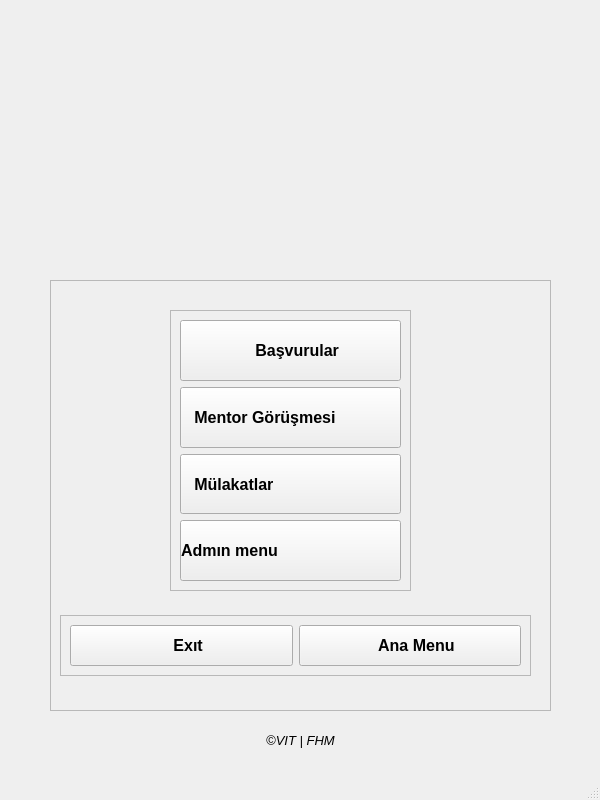
<?xml version="1.0" encoding="UTF-8"?>
<ui version="4.0">
 <class>TercihMenu</class>
 <widget class="QMainWindow" name="TercihMenu">
  <property name="geometry">
   <rect>
    <x>0</x>
    <y>0</y>
    <width>600</width>
    <height>800</height>
   </rect>
  </property>
  <property name="sizePolicy">
   <sizepolicy hsizetype="Preferred" vsizetype="Preferred">
    <horstretch>0</horstretch>
    <verstretch>0</verstretch>
   </sizepolicy>
  </property>
  <property name="minimumSize">
   <size>
    <width>600</width>
    <height>800</height>
   </size>
  </property>
  <property name="windowTitle">
   <string>MainWindow</string>
  </property>
  <widget class="QWidget" name="centralwidget">
   <widget class="QFrame" name="frame_3">
    <property name="geometry">
     <rect>
      <x>50</x>
      <y>280</y>
      <width>501</width>
      <height>431</height>
     </rect>
    </property>
    <property name="frameShape">
     <enum>QFrame::StyledPanel</enum>
    </property>
    <property name="frameShadow">
     <enum>QFrame::Raised</enum>
    </property>
    <widget class="QPushButton" name="Kapat_butonu_2">
     <property name="geometry">
      <rect>
       <x>80</x>
       <y>420</y>
       <width>45</width>
       <height>45</height>
      </rect>
     </property>
     <property name="font">
      <font>
       <pointsize>12</pointsize>
       <weight>75</weight>
       <bold>true</bold>
      </font>
     </property>
     <property name="toolTip">
      <string>Uygulamadan cikar!</string>
     </property>
     <property name="whatsThis">
      <string/>
     </property>
     <property name="styleSheet">
      <string notr="true">background-color: transparent;
background: none;
border: none;
background-repeat: none;</string>
     </property>
     <property name="text">
      <string/>
     </property>
     <property name="icon">
      <iconset>
       <normaloff>../CRM_project/kapat.png</normaloff>../CRM_project/kapat.png</iconset>
     </property>
     <property name="iconSize">
      <size>
       <width>48</width>
       <height>48</height>
      </size>
     </property>
    </widget>
    <widget class="QPushButton" name="geriButonu">
     <property name="geometry">
      <rect>
       <x>450</x>
       <y>420</y>
       <width>51</width>
       <height>51</height>
      </rect>
     </property>
     <property name="toolTip">
      <string>Giriş sayfasına geri döner</string>
     </property>
     <property name="styleSheet">
      <string notr="true">background-color: transparent;
background: none;
border: none;
background-repeat: none;</string>
     </property>
     <property name="text">
      <string/>
     </property>
     <property name="icon">
      <iconset>
       <normaloff>../CRM_project/geri_tusu.png</normaloff>../CRM_project/geri_tusu.png</iconset>
     </property>
     <property name="iconSize">
      <size>
       <width>56</width>
       <height>56</height>
      </size>
     </property>
    </widget>
    <widget class="QFrame" name="frame_2">
     <property name="geometry">
      <rect>
       <x>10</x>
       <y>335</y>
       <width>471</width>
       <height>61</height>
      </rect>
     </property>
     <property name="frameShape">
      <enum>QFrame::StyledPanel</enum>
     </property>
     <property name="frameShadow">
      <enum>QFrame::Raised</enum>
     </property>
     <layout class="QHBoxLayout" name="horizontalLayout">
      <item>
       <widget class="QPushButton" name="cikisButonu">
        <property name="minimumSize">
         <size>
          <width>1</width>
          <height>1</height>
         </size>
        </property>
        <property name="maximumSize">
         <size>
          <width>300</width>
          <height>100</height>
         </size>
        </property>
        <property name="font">
         <font>
          <pointsize>12</pointsize>
          <weight>75</weight>
          <bold>true</bold>
         </font>
        </property>
        <property name="styleSheet">
         <string notr="true">text-align: left; /* Metni sola hizala */
       ui-&gt;setupUi(this);

</string>
        </property>
        <property name="text">
         <string>   Exıt</string>
        </property>
       </widget>
      </item>
      <item>
       <widget class="QPushButton" name="anaMenuButonu">
        <property name="minimumSize">
         <size>
          <width>1</width>
          <height>1</height>
         </size>
        </property>
        <property name="maximumSize">
         <size>
          <width>300</width>
          <height>100</height>
         </size>
        </property>
        <property name="font">
         <font>
          <pointsize>12</pointsize>
          <weight>75</weight>
          <bold>true</bold>
         </font>
        </property>
        <property name="styleSheet">
         <string notr="true">text-align: left; /* Metni sola hizala */
       ui-&gt;setupUi(this);

</string>
        </property>
        <property name="text">
         <string>   Ana Menu</string>
        </property>
       </widget>
      </item>
     </layout>
    </widget>
    <widget class="QFrame" name="frame">
     <property name="geometry">
      <rect>
       <x>120</x>
       <y>30</y>
       <width>241</width>
       <height>281</height>
      </rect>
     </property>
     <property name="frameShape">
      <enum>QFrame::StyledPanel</enum>
     </property>
     <property name="frameShadow">
      <enum>QFrame::Raised</enum>
     </property>
     <layout class="QVBoxLayout" name="verticalLayout">
      <item>
       <widget class="QPushButton" name="basvurularButon">
        <property name="minimumSize">
         <size>
          <width>1</width>
          <height>1</height>
         </size>
        </property>
        <property name="maximumSize">
         <size>
          <width>300</width>
          <height>100</height>
         </size>
        </property>
        <property name="font">
         <font>
          <pointsize>12</pointsize>
          <weight>75</weight>
          <bold>true</bold>
         </font>
        </property>
        <property name="styleSheet">
         <string notr="true">text-align: left; /* Metni sola hizala */
       ui-&gt;setupUi(this);

</string>
        </property>
        <property name="text">
         <string>   Başvurular</string>
        </property>
       </widget>
      </item>
      <item>
       <widget class="QPushButton" name="mentorGorusmesiButon">
        <property name="minimumSize">
         <size>
          <width>1</width>
          <height>1</height>
         </size>
        </property>
        <property name="maximumSize">
         <size>
          <width>300</width>
          <height>100</height>
         </size>
        </property>
        <property name="font">
         <font>
          <pointsize>12</pointsize>
          <weight>75</weight>
          <bold>true</bold>
         </font>
        </property>
        <property name="styleSheet">
         <string notr="true">text-align: left; /* Metni sola hizala */</string>
        </property>
        <property name="text">
         <string>   Mentor Görüşmesi</string>
        </property>
       </widget>
      </item>
      <item>
       <widget class="QPushButton" name="mulakatlarButonu">
        <property name="minimumSize">
         <size>
          <width>1</width>
          <height>1</height>
         </size>
        </property>
        <property name="maximumSize">
         <size>
          <width>300</width>
          <height>100</height>
         </size>
        </property>
        <property name="font">
         <font>
          <pointsize>12</pointsize>
          <weight>75</weight>
          <bold>true</bold>
         </font>
        </property>
        <property name="styleSheet">
         <string notr="true">text-align: left; /* Metni sola hizala */</string>
        </property>
        <property name="text">
         <string>   Mülakatlar</string>
        </property>
       </widget>
      </item>
      <item>
       <widget class="QPushButton" name="adminMenuButonu">
        <property name="minimumSize">
         <size>
          <width>1</width>
          <height>1</height>
         </size>
        </property>
        <property name="maximumSize">
         <size>
          <width>300</width>
          <height>100</height>
         </size>
        </property>
        <property name="font">
         <font>
          <pointsize>12</pointsize>
          <weight>75</weight>
          <bold>true</bold>
         </font>
        </property>
        <property name="styleSheet">
         <string notr="true">text-align: left; /* Metni sola hizala */</string>
        </property>
        <property name="text">
         <string>Admın menu</string>
        </property>
       </widget>
      </item>
     </layout>
    </widget>
   </widget>
   <widget class="QLabel" name="VitHes">
    <property name="geometry">
     <rect>
      <x>10</x>
      <y>720</y>
      <width>581</width>
      <height>41</height>
     </rect>
    </property>
    <property name="font">
     <font>
      <pointsize>10</pointsize>
      <italic>true</italic>
     </font>
    </property>
    <property name="text">
     <string>©VIT | FHM</string>
    </property>
    <property name="alignment">
     <set>Qt::AlignCenter</set>
    </property>
   </widget>
   <widget class="QLabel" name="label">
    <property name="geometry">
     <rect>
      <x>90</x>
      <y>10</y>
      <width>411</width>
      <height>121</height>
     </rect>
    </property>
    <property name="text">
     <string/>
    </property>
    <property name="pixmap">
     <pixmap>logo2.png</pixmap>
    </property>
    <property name="scaledContents">
     <bool>true</bool>
    </property>
    <property name="alignment">
     <set>Qt::AlignCenter</set>
    </property>
   </widget>
   <widget class="QLabel" name="label_2">
    <property name="geometry">
     <rect>
      <x>220</x>
      <y>110</y>
      <width>141</width>
      <height>161</height>
     </rect>
    </property>
    <property name="text">
     <string/>
    </property>
    <property name="pixmap">
     <pixmap>logo1.png</pixmap>
    </property>
    <property name="scaledContents">
     <bool>true</bool>
    </property>
   </widget>
  </widget>
  <widget class="QStatusBar" name="statusbar"/>
 </widget>
 <resources/>
 <connections/>
</ui>
